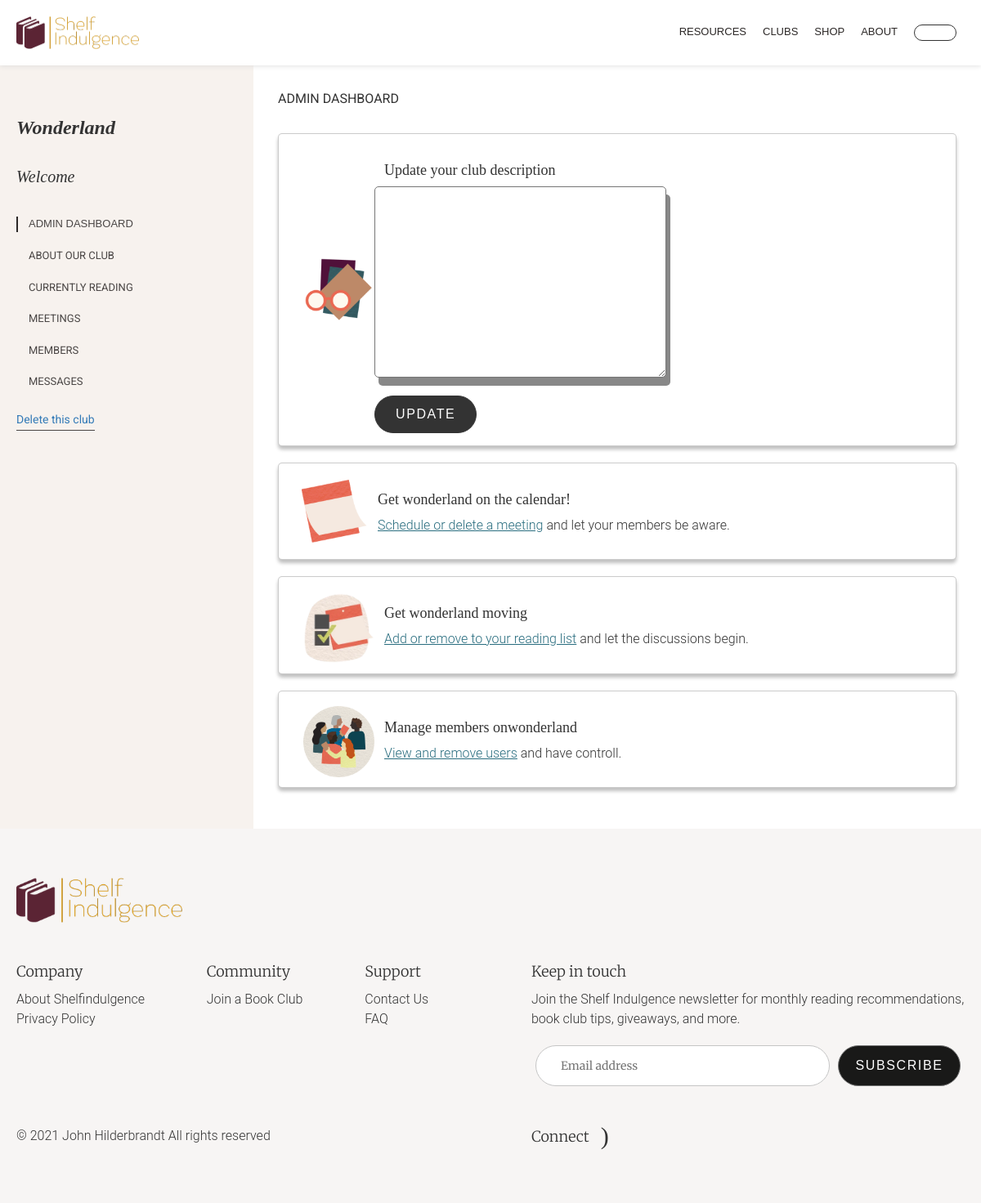
The app's page /admin-dashboard.php?clubname=wonderland, older data.
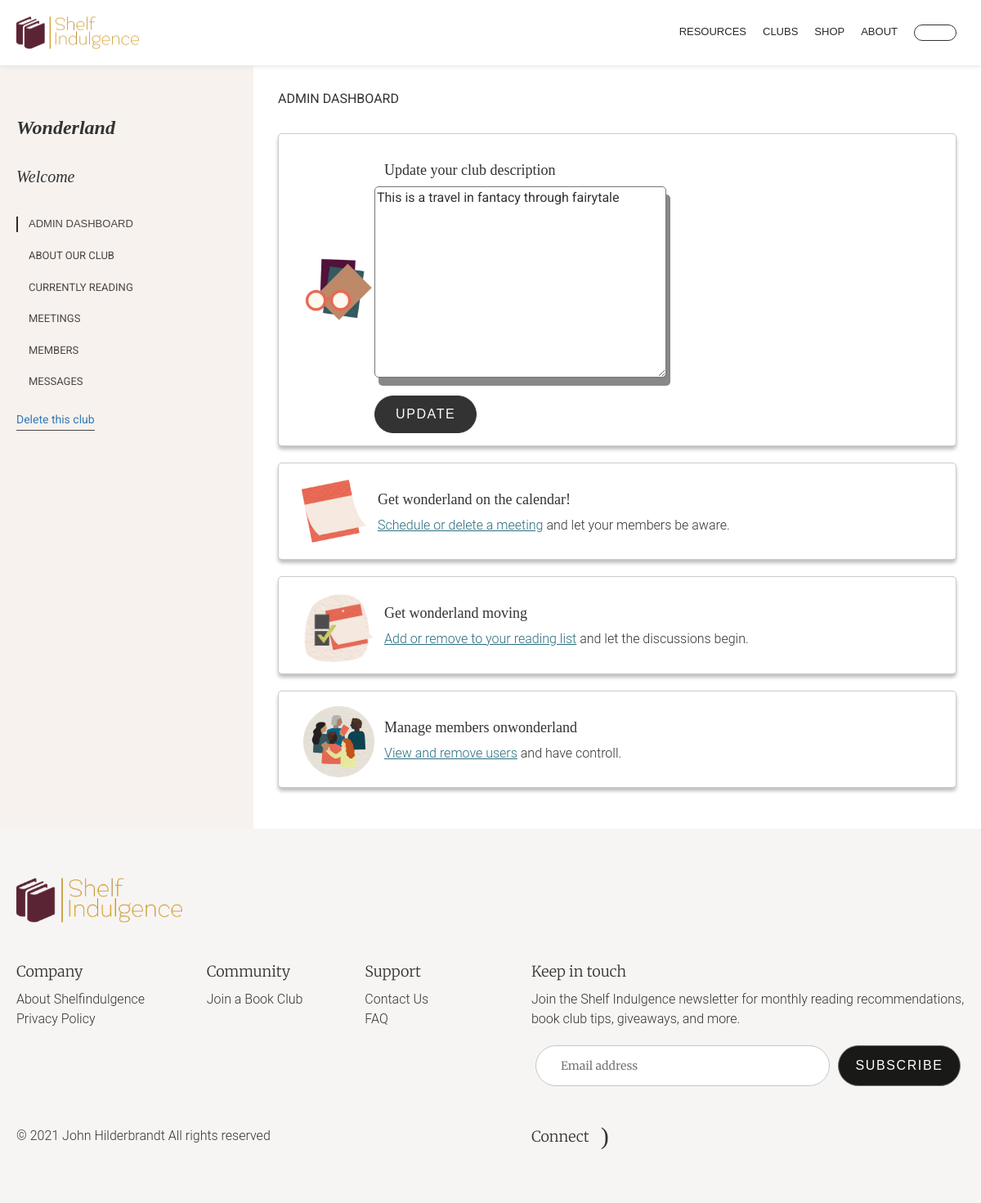
The same page, newer data.
### tables this page shows
CREATE TABLE IF NOT EXISTS `club` (
  `id` int(11) NOT NULL AUTO_INCREMENT,
  `clubname` varchar(75) NOT NULL,
  `cstate` varchar(75) NOT NULL,
  `ccity` varchar(75) NOT NULL,
  `ctype` varchar(75) NOT NULL,
  `about` text,
  PRIMARY KEY (`id`),
  UNIQUE KEY `clubname` (`clubname`)
);

### admin-dashboard.php (the view, shortened to what the changed rows need)
<?php
$clubname = $_GET['clubname'];
$conn = db_connect();
$query = "SELECT about FROM club WHERE clubname = '$clubname'";
    $result = mysqli_query($conn, $query);
    $row = mysqli_fetch_assoc($result);
?>
<!DOCTYPE html>
<html lang="en">
<head>
    <link rel="stylesheet" href="static/css/vendors~main.css">
    <link rel="stylesheet" href="static/css/main.css">
    <link rel="stylesheet" href="static/css/AdminDashboardPage.css">
</head>
<body class="intent-mouse">
    <div id="root">
        <div>
            <div class="wrapper-container undefined">
                <main class="main-container" id="content">
                    <div class="profile-container member-setting-container">
                        <div class="container-fluid">
                            <div class="row">
                                <div class="center">
                                    <div class="right-container admin-club-dashboard">
                                        <div class="wrap-small-tasks">
                                            <div class="task-cols left-col">
                                                <div class="admin-tasks update-description-task">
                                                    <div class="content">
                                                        <h2 class="title">Update your club description</h2>
                                                        <form class="main-form" novalidate="" method="POST" action="about_edit.php?clubname=<?php echo $clubname; ?>">
                                                            <div class="form-group undefined">
                                                                <textarea style="border-radius:5px;box-shadow: 5px 10px #888888; " name="about" cols="40" rows="10" ><?php echo $row['about'];?></textarea>
                                                                <span role="alert" class="notification-message error"></span></div>
                                                        </form>
                                                    </div>
                                                </div>
                                            </div>
                                            <div class="task-cols">
                                                <div class="admin-tasks create-meeting-task">
                                                    <div class="content">
                                                        <h2 class="title">Get <?php echo $clubname; ?> on the calendar!</h2>
                                                    </div>
                                                </div>
                                                <div class="admin-tasks update-description-task">
                                                    <div class="content">
                                                        <h2 class="title">Get <?php echo $clubname; ?> moving</h2>
                                                    </div>
                                                </div>
                                                <div class="admin-tasks update-description-task">
                                                    <div class="content">
                                                        <h2 class="title">Manage members on<?php echo $clubname; ?></h2>
                                                    </div>
                                                </div>
                                            </div>
                                        </div>
                                    </div>
                                </div>
                            </div>
                        </div>
                    </div>
                </main>
            </div>
        </div>
    </div>
</body>
</html>

Row changes from the older to the newer data that the page shows:
now on this page (row edited): club: about "This is a travel in fantacy through fairytale"
